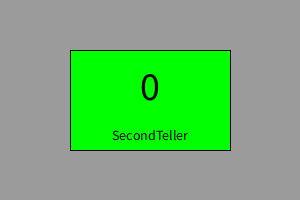
Frame 1 (no input)
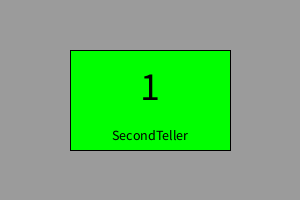
Frame 60 (the mouse pressed at the canvas centre just before this capture)
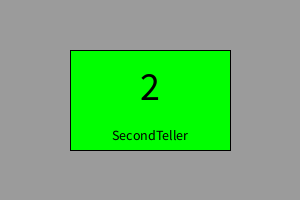
Frame 120 (the mouse held since frame 60 and released just before this capture)

The Processing sketch that drew these frames (run headless with seeded random() and noise(); from frame 60 on, the mouse is pressed at the canvas centre):

// Processing sketch: SecondenTeller
// ── SecondenTeller.pde
int wBreedte = 300;
int wHoogte =200;

void settings(){
size(wBreedte,wHoogte);
}
//void setup() { 
//size(500, 300);
//} 

 
void draw() {
  background(155);
  int m = millis();
  int sec = m/1000;


  fill(0,255,0);
  rectMode(RADIUS);
  rect(width/2, height/2, 80, 50);
  fill(0);
  textSize(40);
  textAlign(CENTER);
  text(sec,width/2,height/2);
  textSize(14);
  text("SecondTeller",width/2,height/2+40);

}
